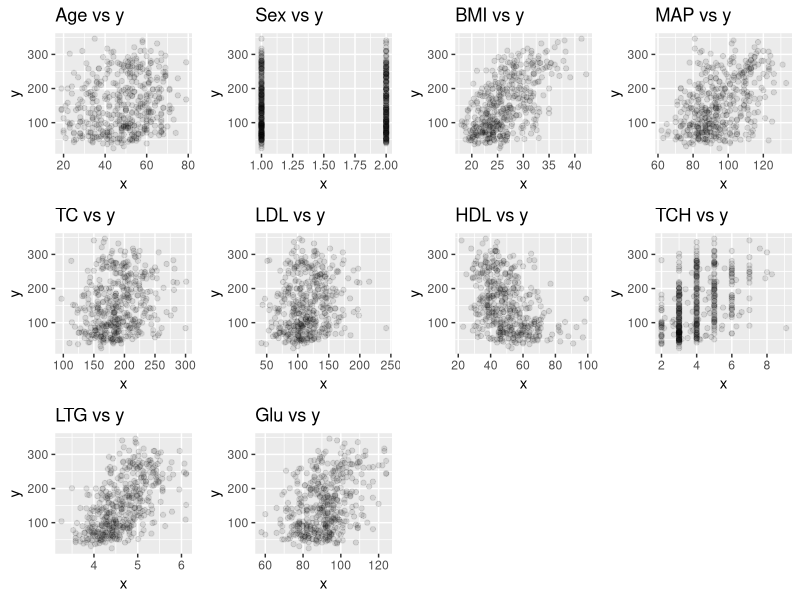
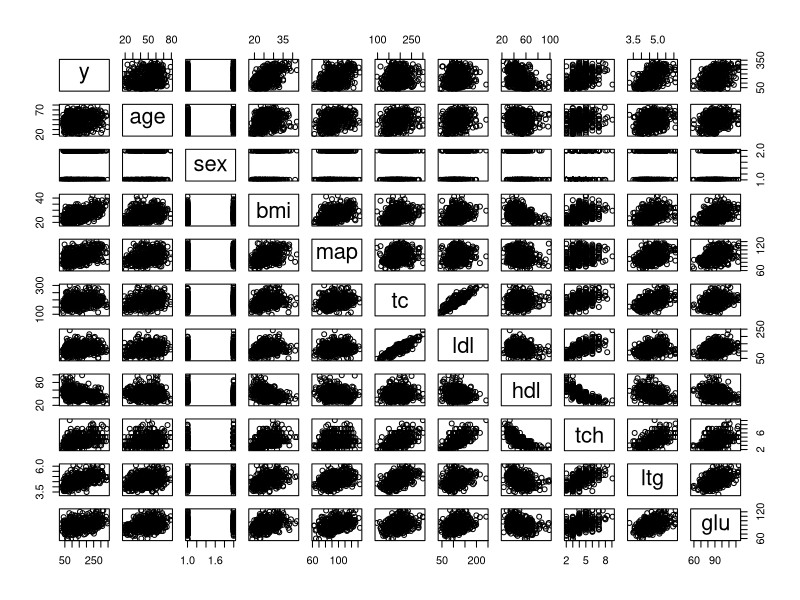
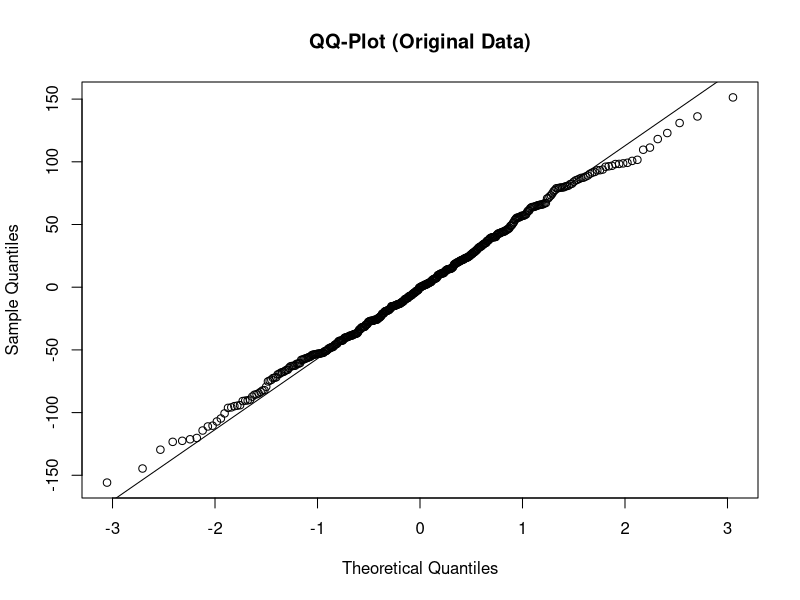
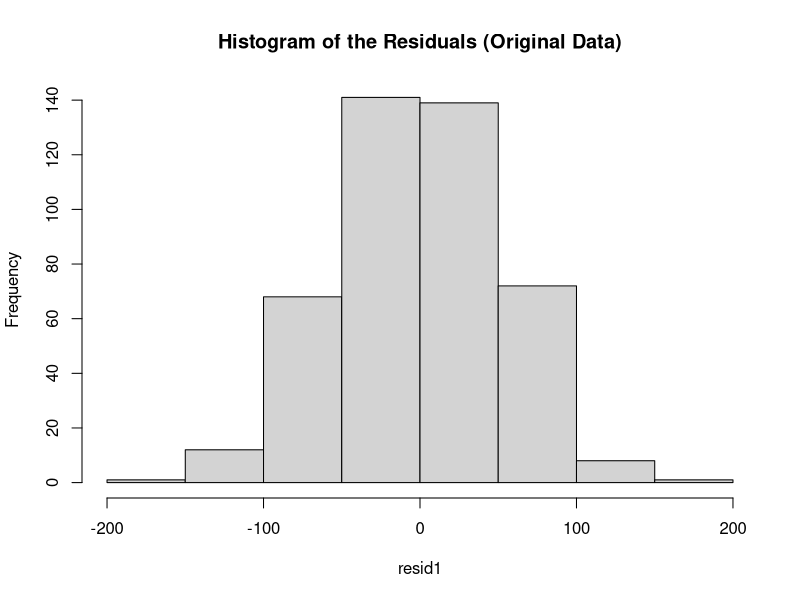
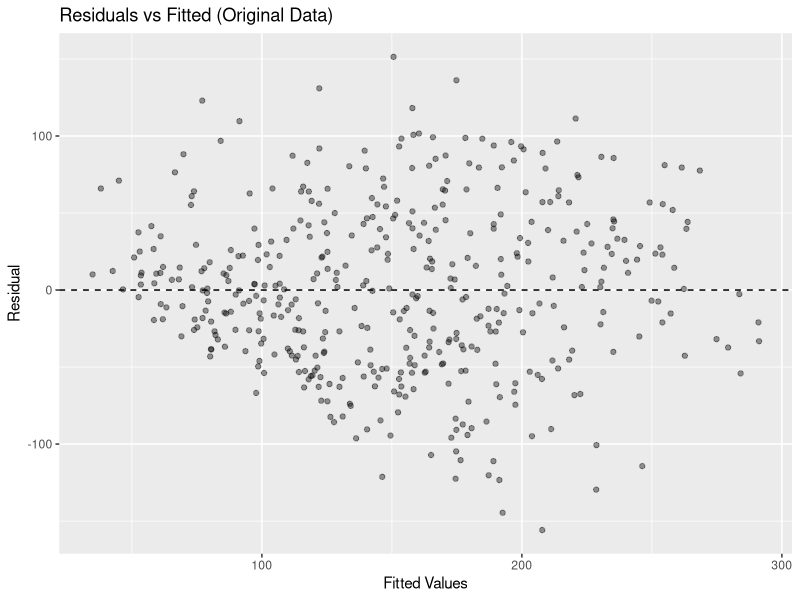
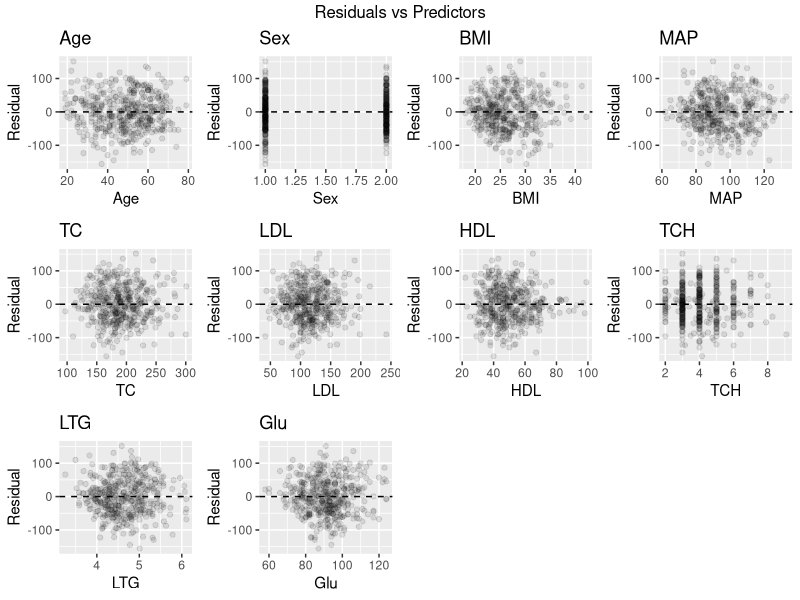
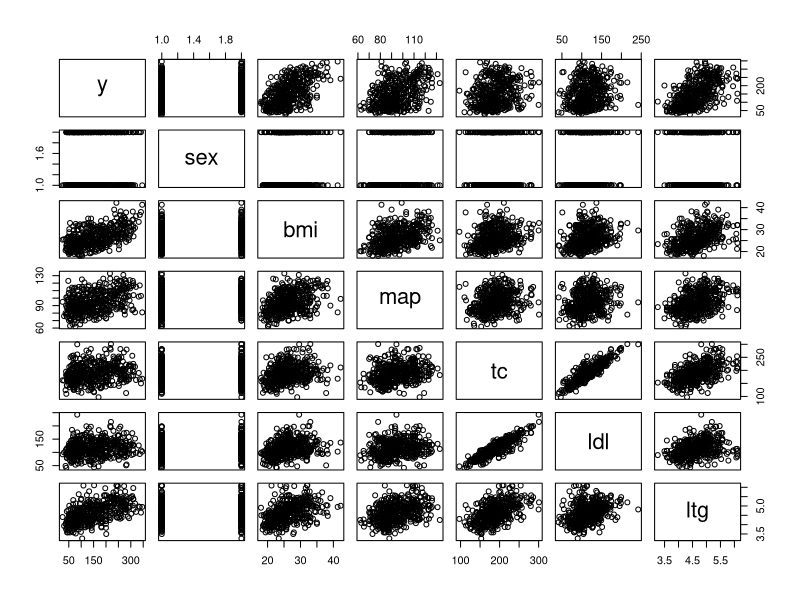
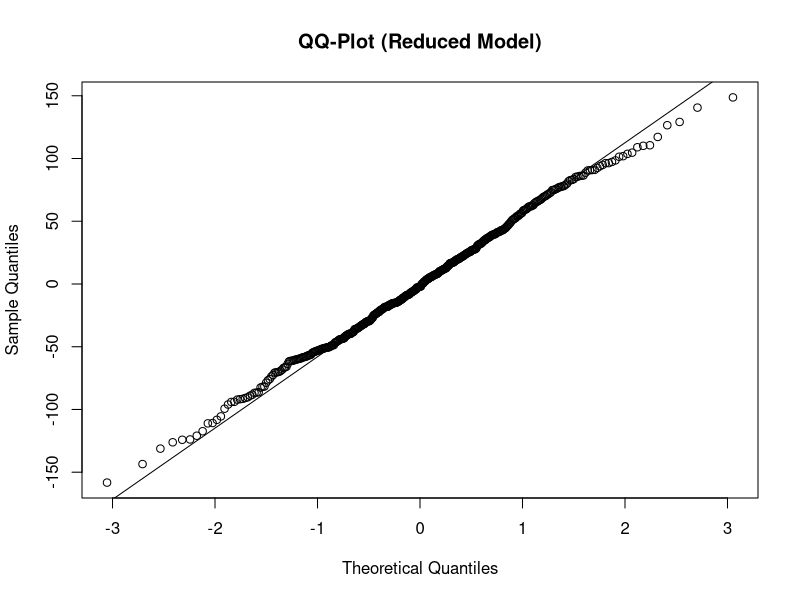

Source code (R) for these figures, in order:

#############################################
library(lmtest)
library(leaps)
library(MASS)
library(car)
library(ggplot2)
library(gridExtra)

## Read data
diab <- read.table("diabetes.txt", header=T, sep=",")
diab[1:10,]
attach(diab)

scatterp <- function(d, x, y, tit) {
    return(ggplot(d, aes(x=x, y=y))+geom_point(alpha=I(0.1))+
               labs(title=tit))
}

qscatterp <- function(x, y, xlabel, ylabel, tit, alphalevel) {
    return(qplot(x=x, y=y, alpha=I(alphalevel), xlab=xlabel, ylab=ylabel) +
               geom_hline(yintercept=0, linetype="dashed") + labs(title=tit))
}
#############################################

#############################################
## Fit the original data
fit1 <- lm(y~age+sex+bmi+map+tc+ldl+hdl+tch+ltg+glu)
summary(fit1)
anova(fit1)
fitted1 <- fit1$fitted.values
resid1 <- fit1$residuals
#############################################

#############################################
## Scatterplot matrix predictors versus the response (original data)
p1 <- scatterp(diab, age, y, "Age vs y")
p2 <- scatterp(diab, sex, y, "Sex vs y")
p3 <- scatterp(diab, bmi, y, "BMI vs y")
p4 <- scatterp(diab, map, y, "MAP vs y")
p5 <- scatterp(diab, tc,  y, "TC vs y")
p6 <- scatterp(diab, ldl, y, "LDL vs y")
p7 <- scatterp(diab, hdl, y, "HDL vs y")
p8 <- scatterp(diab, tch, y, "TCH vs y")
p9 <- scatterp(diab, ltg, y, "LTG vs y")
p10<- scatterp(diab, glu, y, "Glu vs y")

grid.arrange(p1,p2,p3,p4,p5,p6,p7,p8,p9,p10, nrow=3, ncol=4)
remove(p1,p2,p3,p4,p5,p6,p7,p8,p9,p10)
#############################################

#############################################
## Correlation matrices predictors amongst themselves(original data)
cor1 <- cor(data.frame(y,age,sex,bmi,map,tc,ldl,hdl,tch,ltg,glu))
write.csv(cor1, "Corr_Matrix_Orig_Data.csv")
pairs(data.frame(y,age,sex,bmi,map,tc,ldl,hdl,tch,ltg,glu))
#############################################

#############################################
## Independence of errors (car package)
durbinWatsonTest(fit1) # Ho: autocorrelation=0
#############################################

#############################################
## Normal probability plot (original data)
qqnorm(resid1, main="QQ-Plot (Original Data)")
qqline(resid1)
## Residual histogram
hist(resid1, main="Histogram of the Residuals (Original Data)")

# Residuals and their expected values under normality
shapiro.test(resid1)
#############################################

#############################################
## Resid vs Fitted (original data)
qplot(x=fitted1, y=resid1, alpha=I(0.4), xlab="Fitted Values",
      ylab="Residual") + geom_hline(yintercept=0, linetype="dashed") +
    labs(title="Residuals vs Fitted (Original Data)")

p1 <- qscatterp(age, resid1, "Age", "Residual", "Age", 0.1)
p2 <- qscatterp(sex, resid1, "Sex", "Residual", "Sex", 0.1)
p3 <- qscatterp(bmi, resid1, "BMI", "Residual", "BMI", 0.1)
p4 <- qscatterp(map, resid1, "MAP", "Residual", "MAP", 0.1)
p5 <- qscatterp(tc, resid1, "TC", "Residual", "TC", 0.1)
p6 <- qscatterp(ldl, resid1, "LDL", "Residual", "LDL", 0.1)
p7 <- qscatterp(hdl, resid1, "HDL", "Residual", "HDL", 0.1)
p8 <- qscatterp(tch, resid1, "TCH", "Residual", "TCH", 0.1)
p9 <- qscatterp(ltg, resid1, "LTG", "Residual", "LTG", 0.1)
p10<- qscatterp(glu, resid1, "Glu", "Residual", "Glu", 0.1)

grid.arrange(p1,p2,p3,p4,p5,p6,p7,p8,p9,p10,nrow=3, ncol=4,
             top="Residuals vs Predictors")
remove(p1,p2,p3,p4,p5,p6,p7,p8,p9,p10)

# BP test for constant error variance (lmtest package)
bptest(fit1,studentize=FALSE)
#############################################

#############################################
## "Best" subset selection (leaps package)
subs<-regsubsets(y=y, x=cbind(age,sex,bmi,map,tc,ldl,hdl,tch,ltg,glu),nbest=5)
summary(subs)

subs1 <- leaps(y=y, x=cbind(age,sex,bmi,map,tc,ldl,hdl,tch,ltg,glu),
               method="Cp", nbest=5)
subs2 <- leaps(y=y, x=cbind(age,sex,bmi,map,tc,ldl,hdl,tch,ltg,glu),
               method="r2", nbest=5)
subs3 <- leaps(y=y, x=cbind(age,sex,bmi,map,tc,ldl,hdl,tch,ltg,glu),
               method="adjr2", nbest=5)
subs1; subs2; subs3

# Get the 5 "best" models according to Cp
best.models1 <- data.frame(subs1$which[order(subs1$Cp)[1:5],])
names(best.models1) <- names(data.frame(cbind(age,sex,bmi,map,tc,ldl,hdl,tch,
                                              ltg,glu)))
best.models1$Cp <- subs1$Cp[order(subs1$Cp)[1:5]]
best.models1

# Get the 5 "best" models according to R^2
best.models2 <- data.frame(subs2$which[order(-subs2$r2)[1:5],])
names(best.models2) <- names(data.frame(cbind(age,sex,bmi,map,tc,ldl,hdl,tch,
                                              ltg,glu)))
best.models2$r2 <- subs2$r2[order(-subs2$r2)[1:5]]
best.models2

# Get the 5 "best" models according to adjR^2
best.models3 <- data.frame(subs3$which[order(-subs3$adjr2)[1:5],])
names(best.models3) <- names(data.frame(cbind(age,sex,bmi,map,tc,ldl,hdl,tch,
                                              ltg,glu)))
best.models3$adjr2 <- subs3$adjr2[order(-subs3$adjr2)[1:5]]
best.models3
#############################################

#############################################
## stepwise selection
full <- lm(y~age+sex+bmi+map+tc+ldl+hdl+tch+ltg+glu)
lower <- formula(~1)
upper <- formula(~age+sex+bmi+map+tc+ldl+hdl+tch+ltg+glu)
step(full, scope=list(lower=lower, upper=upper), direction="both")

# (backward)
step(full, scope=list(lower=lower, upper=upper), direction="backward")
# (forward)
step(lm(y~1), scope=list(lower=lower, upper=upper), direction="forward")
#############################################

################################################################################
################################################################################

#############################################
## Fit the model chosen by several criteria
fit2 <- lm(y~sex+bmi+map+tc+ldl+ltg)
summary(fit2)
anova(fit2)
fitted2 <- fit2$fitted.values
resid2 <- fit2$residuals
#############################################

#############################################
## Correlation plot and matrix (reduced model)
cor2 <- cor(data.frame(y,sex,bmi,map,tc,ldl,ltg))
write.csv(cor2, "Corr_Matrix_subset_Data.csv")
pairs(data.frame(y,sex,bmi,map,tc,ldl,ltg))
#############################################

#############################################
## Independence of errors (reduced model)
durbinWatsonTest(fit2) # Ho: autocorrelation=0
#############################################

#############################################
## Normal probability plot (reduced model)
qqnorm(resid2, main="QQ-Plot (Reduced Model)")
qqline(resid2)
hist(resid2, main="Histogram of the Residuals (Reduced Model)")

# Residuals and their expected values under normality
shapiro.test(resid2)
#############################################


#############################################
## Resid vs Fitted (reduced model)
qplot(x=fitted2, y=resid2, alpha=I(0.4), xlab="Fitted Values",
      ylab="Residual") + geom_hline(yintercept=0, linetype="dashed") +
    labs(title="Residuals vs Fitted (Reduced Model)")

p1 <- qscatterp(sex, resid2, "Sex", "Residual", "Sex", 0.1)
p2 <- qscatterp(bmi, resid2, "BMI", "Residual", "BMI", 0.1)
p3 <- qscatterp(map, resid2, "MAP", "Residual", "MAP", 0.1)
p4 <- qscatterp(tc, resid2, "TC", "Residual", "TC", 0.1)
p5 <- qscatterp(ldl, resid2, "LDL", "Residual", "LDL", 0.1)
p6 <- qscatterp(ltg, resid2, "LTG", "Residual", "LTG", 0.1)

grid.arrange(p1,p2,p3,p4,p5,p6,nrow=3, ncol=2,
             top="Residuals vs Predictors")
remove(p1,p2,p3,p4,p5,p6)

# BP test (reduced model)
bptest(fit2,studentize=FALSE)
#############################################

#############################################
# Box-Cox transformation
boxcox(fit2, main="Box-Cox Transformation")

## Transformations are performed
log.y <- log(y)
sqrt.y <- sqrt(y)
exp.y <- exp(y)
recip.y <- 1/y
sq.y <- y^2
expn.y <- exp(-y)
fit10 <- lm(log.y~sex+bmi+map+tc+ldl+ltg)
fit11 <- lm(sqrt.y~sex+bmi+map+tc+ldl+ltg)
fit12 <- lm(exp.y~sex+bmi+map+tc+ldl+ltg)
fit13 <- lm(recip.y~sex+bmi+map+tc+ldl+ltg)
fit14 <- lm(expn.y~sex+bmi+map+tc+ldl+ltg)

bptest(fit10,studentize=FALSE)
bptest(fit11,studentize=FALSE)
bptest(fit12,studentize=FALSE)
bptest(fit13,studentize=FALSE)
bptest(fit14,studentize=FALSE)

c.tc <- (tc - mean(tc))/sd(tc)
c.ldl <- (ldl - mean(ldl))/sd(ldl)
#############################################

################################################################################
################################################################################

#############################################
## Tentative model
# After some transformations
fit3 <- lm(sqrt.y~sex+bmi+map+tc+ldl+ltg)
fitted3 <- fit3$fitted.values
resid3 <- fit3$residuals
summary(fit3)
anova(fit3)
sum(anova(fit3)$"Mean Sq"[1:6])/anova(fit3)$"Mean Sq"[7] # Overall F-test
qf(0.95,6,length(y)-7)
#############################################

#############################################
## Correlation plot and matrix (tenative model)
(cor3 <- cor(data.frame(sqrt.y,sex,bmi,map,tc,ldl,ltg)))
write.csv(cor3, "Corr_Matrix_Tenative_Model.csv")
pairs(data.frame(sqrt.y,sex,bmi,map,tc,ldl,ltg))
#############################################

#############################################
## Independence of errors (tentative model)
durbinWatsonTest(fit3) # Ho: autocorrelation=0
#############################################

#############################################
## Normal probability plot (tentative model)
qqnorm(resid3, main="QQ-Plot (Tentative Model)")
qqline(resid3)
hist(resid3, main="Histogram of the Residuals (Tentative Model)")

# Residuals and their expected values under normality
shapiro.test(resid3)
#############################################

#############################################
## Resid vs Fitted (reduced model)
qplot(x=fitted3, y=resid3, alpha=I(0.4), xlab="Fitted Values",
      ylab="Residual") + geom_hline(yintercept=0, linetype="dashed") +
    labs(title="Residuals vs Fitted (Tentative Model)")

p1 <- qscatterp(sex, resid3, "Sex", "Residual", "Sex", 0.1)
p2 <- qscatterp(bmi, resid3, "BMI", "Residual", "BMI", 0.1)
p3 <- qscatterp(map, resid3, "MAP", "Residual", "MAP", 0.1)
p4 <- qscatterp(tc, resid3, "TC", "Residual", "TC", 0.1)
p5 <- qscatterp(ldl, resid3, "LDL", "Residual", "LDL", 0.1)
p6 <- qscatterp(ltg, resid3, "LTG", "Residual", "LTG", 0.1)

grid.arrange(p1,p2,p3,p4,p5,p6,nrow=3, ncol=2,
             top="Residuals vs Predictors")
remove(p1,p2,p3,p4,p5,p6)

# BP test (reduced model)
bptest(fit3,studentize=FALSE)
#############################################
# sqrt.y~sex+bmi+map+tc+ldl+ltg
#############################################
## Possible interactions
qscatterp(sex*bmi, resid3, "Sex*BMI", "Residual", "Sex*BMI", 0.3)
qscatterp(sex*map, resid3, "Sex*MAP", "Residual", "Sex*MAP", 0.3)
qscatterp(sex*tc, resid3, "Sex*TC", "Residual", "Sex*TC", 0.3)
qscatterp(sex*ldl, resid3, "Sex*LDL", "Residual", "Sex*LDL", 0.3)
qscatterp(sex*ltg, resid3, "Sex*LTG", "Residual", "Sex*LTG", 0.3)
qscatterp(bmi*map, resid3, "BMI*MAP", "Residual", "BMI*MAP", 0.3)
qscatterp(bmi*tc, resid3, "BMI*TC", "Residual", "BMI*TC", 0.3)
qscatterp(bmi*ldl, resid3, "BMI*LDL", "Residual", "BMI*LDL", 0.3)
qscatterp(bmi*ltg, resid3, "BMI*LTG", "Residual", "BMI*LTG", 0.3)
qscatterp(map*tc, resid3, "MAP*TC", "Residual", "MAP*TC", 0.3)
qscatterp(map*ldl, resid3, "MAP*LDL", "Residual", "MAP*LDL", 0.3)
qscatterp(map*ltg, resid3, "MAP*LTG", "Residual", "MAP*LTG", 0.3)
qscatterp(tc*ldl, resid3, "TC*LDL", "Residual", "TC*LDL", 0.3)
qscatterp(tc*ltg, resid3, "TC*LTG", "Residual", "TC*LTG", 0.3)
qscatterp(ldl*ltg, resid3, "LDL*LTG", "Residual", "LDL*LTG", 0.3)
#############################################

#############################################
## Added-variable plots
avPlots(fit3)
#############################################

#############################################
## Outlying Y observations
boxplot(resid3, main="Boxplot of Residuals (Tentative Model)")
dstu3 <- abs(rstudent(fit3)) # studentized deleted residuals
qt(1-.05/(2*length(y)),length(y)-7-1) # to test rstudent 3.89623
dstu3[order(dstu3, decreasing=T)][1:5] # None exceed 3.89623
outlierTest(fit3) # test of studentized residuals
#############################################

#############################################
## Outlying X observations
attributes(lm.influence(fit3))
lev3 <- lm.influence(fit3)$hat
lev3[order(lev3, decreasing=T)][1:25]
lev3[lev3>(2*7)/length(y)]
write.csv(lev3[lev3>(2*7)/length(y)], "Infl_LEVERAGES.csv")
(2*7)/length(y) # 0.03167421
hatvalues(fit3)
plot(c(1:442),lev3,lty=2)
#############################################

#############################################
## Influential observations
dffits3 <- dffits(fit3)
dffits3[dffits3 > 2*sqrt(7/length(y))]
length(dffits3[dffits3 > 2*sqrt(7/length(y))]) # How many?
2*sqrt(7/length(y)) # Influential dffits are greater than 0.2516911
write.csv(dffits3[dffits3 > 2*sqrt(7/length(y))], "Infl_DFFITS.csv")

cooksd3 <- cooks.distance(fit3)
# the largest Cook's d is the 0.0000154 th percentile of a F(7,435) distribution
pf(cooksd3[order(cooksd3, decreasing=T)][1], 7, length(y)-7)
# so no influential obs are present based on Cook's d

### DFBETAS: Influence of each observation on each regression coefficient.
dfbetas3 <- abs(dfbetas(fit3))
dfbetas_int <-dfbetas3[,"(Intercept)"]
dfbetas_sex <-dfbetas3[,"sex"]
dfbetas_bmi <-dfbetas3[,"bmi"]
dfbetas_map <-dfbetas3[,"map"]
dfbetas_tc <-dfbetas3[,"tc"]
dfbetas_ldl <-dfbetas3[,"ldl"]
dfbetas_ltg <-dfbetas3[,"ltg"]

dfbetas_int[dfbetas_int > 2/sqrt(length(y))]
dfbetas_sex[dfbetas_sex > 2/sqrt(length(y))]
dfbetas_bmi[dfbetas_bmi > 2/sqrt(length(y))]
dfbetas_map[dfbetas_map > 2/sqrt(length(y))]
dfbetas_tc[dfbetas_tc > 2/sqrt(length(y))]
dfbetas_ldl[dfbetas_ldl > 2/sqrt(length(y))]
dfbetas_ltg[dfbetas_ltg > 2/sqrt(length(y))]

write.csv(dfbetas_int[dfbetas_int > 2/sqrt(length(y))], "Inf_DEBETAS_int.csv")
write.csv(dfbetas_sex[dfbetas_sex > 2/sqrt(length(y))], "Inf_DEBETAS_sex.csv")
write.csv(dfbetas_bmi[dfbetas_bmi > 2/sqrt(length(y))], "Inf_DEBETAS_bmi.csv")
write.csv(dfbetas_map[dfbetas_map > 2/sqrt(length(y))], "Inf_DEBETAS_map.csv")
write.csv(dfbetas_tc[dfbetas_tc > 2/sqrt(length(y))], "Inf_DEBETAS_tc.csv")
write.csv(dfbetas_ldl[dfbetas_ldl > 2/sqrt(length(y))], "Inf_DEBETAS_ldl.csv")
write.csv(dfbetas_ltg[dfbetas_ltg > 2/sqrt(length(y))], "Inf_DEBETAS_ltg.csv")

# Influential DFBETAS larger than 0.0951303
dfbetas3[dfbetas3[,1] > 2/sqrt(length(y))]
length(dfbetas3[dfbetas3 > 2/sqrt(length(y))]) # How many?
#############################################

#############################################
# Evaluate Collinearity
vif(fit3) # Variance inflation factors
sum(vif(fit3))/6 # Mean VIF = 3.735823
#############################################
